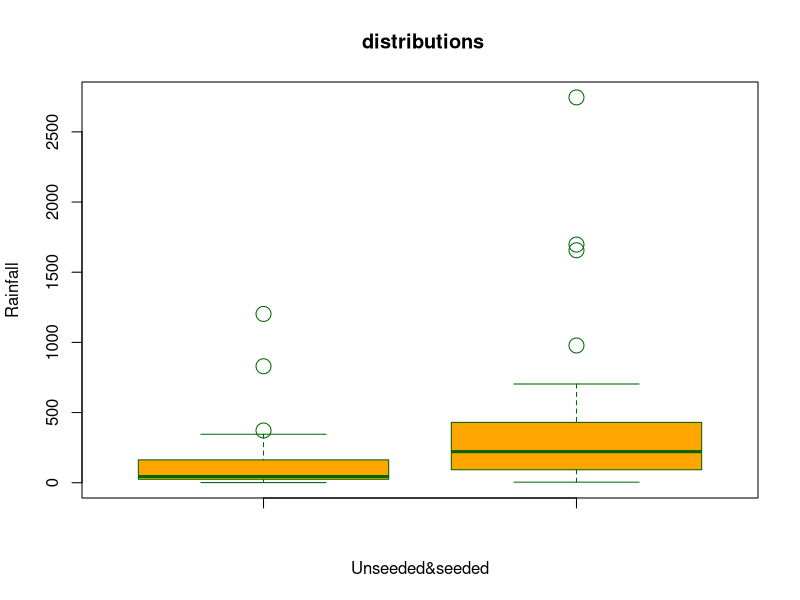

Reproduce this figure in R.
library(tidyr)
library(dplyr)
library(ggplot2)
#1.1
Unseeded_Rainfall<-c(1202.6, 830.1, 372.4, 345.5, 321.2, 244.3, 163.0, 147.8, 95.0, 87.0, 81.2, 68.5, 47.3, 41.1, 36.6, 29.0, 28.6, 26.3, 26.0, 24.4, 21.4, 17.3, 11.5, 4.9, 4.9, 1.0)
seeded_Rainfall<-c(2745.6, 1697.1, 1656.4, 978.0, 703.4, 489.1, 430.0, 334.1, 302.8, 274.7, 274.7, 255.0, 242.5, 200.7, 198.6, 129.6, 119.0, 118.3, 115.3, 92.4, 40.6, 32.7, 31.4, 17.5, 7.7, 4.1)


boxplot(Unseeded_Rainfall,seeded_Rainfall,
        xlab = "Unseeded&seeded",
        ylab = "Rainfall",
        main = " distributions",
        cex = 2,
        col = "orange",
        border = "darkgreen" )
#可以看出有播种的降水总体高于无播种的降水
#1.2
t.test(Unseeded_Rainfall, seeded_Rainfall)
#可以看出人工降雨总体高于非人工降雨，但是从t检验来看，p=0.5376,在5%的水平上认为人工降雨与降雨量无关